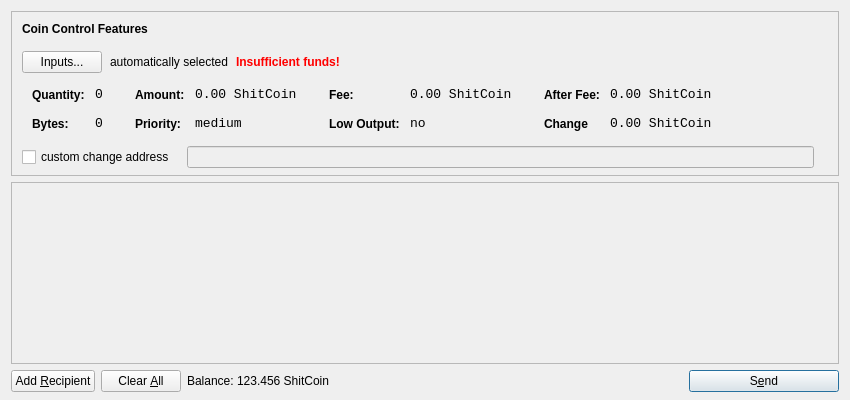
<?xml version="1.0" encoding="UTF-8"?>
<ui version="4.0">
 <class>SendCoinsDialog</class>
 <widget class="QDialog" name="SendCoinsDialog">
  <property name="geometry">
   <rect>
    <x>0</x>
    <y>0</y>
    <width>850</width>
    <height>400</height>
   </rect>
  </property>
  <property name="windowTitle">
   <string>Send Coins</string>
  </property>
  <layout class="QVBoxLayout" name="verticalLayout" stretch="0,1,0">
   <property name="bottomMargin">
    <number>8</number>
   </property>
   <item>
    <widget class="QFrame" name="frameCoinControl">
     <property name="sizePolicy">
      <sizepolicy hsizetype="Expanding" vsizetype="Expanding">
       <horstretch>0</horstretch>
       <verstretch>0</verstretch>
      </sizepolicy>
     </property>
     <property name="maximumSize">
      <size>
       <width>16777215</width>
       <height>16777215</height>
      </size>
     </property>
     <property name="frameShape">
      <enum>QFrame::StyledPanel</enum>
     </property>
     <property name="frameShadow">
      <enum>QFrame::Sunken</enum>
     </property>
     <layout class="QVBoxLayout" name="verticalLayoutCoinControl2">
      <property name="spacing">
       <number>6</number>
      </property>
      <property name="leftMargin">
       <number>0</number>
      </property>
      <property name="topMargin">
       <number>0</number>
      </property>
      <property name="rightMargin">
       <number>0</number>
      </property>
      <property name="bottomMargin">
       <number>6</number>
      </property>
      <item>
       <layout class="QVBoxLayout" name="verticalLayoutCoinControl" stretch="0,0,0,0,1">
        <property name="spacing">
         <number>0</number>
        </property>
        <property name="leftMargin">
         <number>10</number>
        </property>
        <property name="topMargin">
         <number>10</number>
        </property>
        <item>
         <layout class="QHBoxLayout" name="horizontalLayoutCoinControl1">
          <property name="bottomMargin">
           <number>15</number>
          </property>
          <item>
           <widget class="QLabel" name="labelCoinControlFeatures">
            <property name="sizePolicy">
             <sizepolicy hsizetype="Preferred" vsizetype="Maximum">
              <horstretch>0</horstretch>
              <verstretch>0</verstretch>
             </sizepolicy>
            </property>
            <property name="font">
             <font>
              <weight>75</weight>
              <bold>true</bold>
             </font>
            </property>
            <property name="styleSheet">
             <string notr="true">font-weight:bold;</string>
            </property>
            <property name="text">
             <string>Coin Control Features</string>
            </property>
           </widget>
          </item>
         </layout>
        </item>
        <item>
         <layout class="QHBoxLayout" name="horizontalLayoutCoinControl2" stretch="0,0,0,0">
          <property name="spacing">
           <number>8</number>
          </property>
          <property name="bottomMargin">
           <number>10</number>
          </property>
          <item>
           <widget class="QPushButton" name="pushButtonCoinControl">
            <property name="styleSheet">
             <string notr="true"/>
            </property>
            <property name="text">
             <string>Inputs...</string>
            </property>
           </widget>
          </item>
          <item>
           <widget class="QLabel" name="labelCoinControlAutomaticallySelected">
            <property name="text">
             <string>automatically selected</string>
            </property>
            <property name="margin">
             <number>5</number>
            </property>
           </widget>
          </item>
          <item>
           <widget class="QLabel" name="labelCoinControlInsuffFunds">
            <property name="font">
             <font>
              <weight>75</weight>
              <bold>true</bold>
             </font>
            </property>
            <property name="styleSheet">
             <string notr="true">color:red;font-weight:bold;</string>
            </property>
            <property name="text">
             <string>Insufficient funds!</string>
            </property>
            <property name="margin">
             <number>5</number>
            </property>
           </widget>
          </item>
          <item>
           <spacer name="horizontalSpacerCoinControl">
            <property name="orientation">
             <enum>Qt::Horizontal</enum>
            </property>
            <property name="sizeHint" stdset="0">
             <size>
              <width>40</width>
              <height>1</height>
             </size>
            </property>
           </spacer>
          </item>
         </layout>
        </item>
        <item>
         <widget class="QWidget" name="widgetCoinControl" native="true">
          <property name="sizePolicy">
           <sizepolicy hsizetype="Preferred" vsizetype="Preferred">
            <horstretch>0</horstretch>
            <verstretch>0</verstretch>
           </sizepolicy>
          </property>
          <property name="minimumSize">
           <size>
            <width>0</width>
            <height>0</height>
           </size>
          </property>
          <property name="styleSheet">
           <string notr="true"/>
          </property>
          <layout class="QHBoxLayout" name="horizontalLayoutCoinControl5">
           <property name="margin">
            <number>0</number>
           </property>
           <item>
            <layout class="QHBoxLayout" name="horizontalLayoutCoinControl3" stretch="0,0,0,1">
             <property name="spacing">
              <number>20</number>
             </property>
             <property name="topMargin">
              <number>0</number>
             </property>
             <property name="bottomMargin">
              <number>10</number>
             </property>
             <item>
              <layout class="QFormLayout" name="formLayoutCoinControl1">
               <property name="horizontalSpacing">
                <number>10</number>
               </property>
               <property name="verticalSpacing">
                <number>14</number>
               </property>
               <property name="leftMargin">
                <number>10</number>
               </property>
               <property name="topMargin">
                <number>4</number>
               </property>
               <property name="rightMargin">
                <number>6</number>
               </property>
               <item row="0" column="0">
                <widget class="QLabel" name="labelCoinControlQuantityText">
                 <property name="styleSheet">
                  <string notr="true">font-weight:bold;</string>
                 </property>
                 <property name="text">
                  <string>Quantity:</string>
                 </property>
                 <property name="margin">
                  <number>0</number>
                 </property>
                </widget>
               </item>
               <item row="0" column="1">
                <widget class="QLabel" name="labelCoinControlQuantity">
                 <property name="font">
                  <font>
                   <family>Monospace</family>
                   <pointsize>10</pointsize>
                  </font>
                 </property>
                 <property name="cursor">
                  <cursorShape>IBeamCursor</cursorShape>
                 </property>
                 <property name="contextMenuPolicy">
                  <enum>Qt::ActionsContextMenu</enum>
                 </property>
                 <property name="text">
                  <string>0</string>
                 </property>
                 <property name="margin">
                  <number>0</number>
                 </property>
                 <property name="textInteractionFlags">
                  <set>Qt::LinksAccessibleByMouse|Qt::TextSelectableByKeyboard|Qt::TextSelectableByMouse</set>
                 </property>
                </widget>
               </item>
               <item row="1" column="0">
                <widget class="QLabel" name="labelCoinControlBytesText">
                 <property name="styleSheet">
                  <string notr="true">font-weight:bold;</string>
                 </property>
                 <property name="text">
                  <string>Bytes:</string>
                 </property>
                </widget>
               </item>
               <item row="1" column="1">
                <widget class="QLabel" name="labelCoinControlBytes">
                 <property name="font">
                  <font>
                   <family>Monospace</family>
                   <pointsize>10</pointsize>
                  </font>
                 </property>
                 <property name="cursor">
                  <cursorShape>IBeamCursor</cursorShape>
                 </property>
                 <property name="contextMenuPolicy">
                  <enum>Qt::ActionsContextMenu</enum>
                 </property>
                 <property name="text">
                  <string>0</string>
                 </property>
                 <property name="textInteractionFlags">
                  <set>Qt::LinksAccessibleByMouse|Qt::TextSelectableByKeyboard|Qt::TextSelectableByMouse</set>
                 </property>
                </widget>
               </item>
              </layout>
             </item>
             <item>
              <layout class="QFormLayout" name="formLayoutCoinControl2">
               <property name="horizontalSpacing">
                <number>10</number>
               </property>
               <property name="verticalSpacing">
                <number>14</number>
               </property>
               <property name="leftMargin">
                <number>6</number>
               </property>
               <property name="topMargin">
                <number>4</number>
               </property>
               <property name="rightMargin">
                <number>6</number>
               </property>
               <item row="0" column="0">
                <widget class="QLabel" name="labelCoinControlAmountText">
                 <property name="styleSheet">
                  <string notr="true">font-weight:bold;</string>
                 </property>
                 <property name="text">
                  <string>Amount:</string>
                 </property>
                 <property name="margin">
                  <number>0</number>
                 </property>
                </widget>
               </item>
               <item row="0" column="1">
                <widget class="QLabel" name="labelCoinControlAmount">
                 <property name="font">
                  <font>
                   <family>Monospace</family>
                   <pointsize>10</pointsize>
                  </font>
                 </property>
                 <property name="cursor">
                  <cursorShape>IBeamCursor</cursorShape>
                 </property>
                 <property name="contextMenuPolicy">
                  <enum>Qt::ActionsContextMenu</enum>
                 </property>
                 <property name="text">
                  <string>0.00 ShitCoin</string>
                 </property>
                 <property name="textInteractionFlags">
                  <set>Qt::LinksAccessibleByMouse|Qt::TextSelectableByKeyboard|Qt::TextSelectableByMouse</set>
                 </property>
                </widget>
               </item>
               <item row="1" column="0">
                <widget class="QLabel" name="labelCoinControlPriorityText">
                 <property name="styleSheet">
                  <string notr="true">font-weight:bold;</string>
                 </property>
                 <property name="text">
                  <string>Priority:</string>
                 </property>
                </widget>
               </item>
               <item row="1" column="1">
                <widget class="QLabel" name="labelCoinControlPriority">
                 <property name="font">
                  <font>
                   <family>Monospace</family>
                   <pointsize>10</pointsize>
                  </font>
                 </property>
                 <property name="cursor">
                  <cursorShape>IBeamCursor</cursorShape>
                 </property>
                 <property name="contextMenuPolicy">
                  <enum>Qt::ActionsContextMenu</enum>
                 </property>
                 <property name="text">
                  <string>medium</string>
                 </property>
                 <property name="textInteractionFlags">
                  <set>Qt::LinksAccessibleByMouse|Qt::TextSelectableByKeyboard|Qt::TextSelectableByMouse</set>
                 </property>
                </widget>
               </item>
              </layout>
             </item>
             <item>
              <layout class="QFormLayout" name="formLayoutCoinControl3">
               <property name="horizontalSpacing">
                <number>10</number>
               </property>
               <property name="verticalSpacing">
                <number>14</number>
               </property>
               <property name="leftMargin">
                <number>6</number>
               </property>
               <property name="topMargin">
                <number>4</number>
               </property>
               <property name="rightMargin">
                <number>6</number>
               </property>
               <item row="0" column="0">
                <widget class="QLabel" name="labelCoinControlFeeText">
                 <property name="styleSheet">
                  <string notr="true">font-weight:bold;</string>
                 </property>
                 <property name="text">
                  <string>Fee:</string>
                 </property>
                 <property name="margin">
                  <number>0</number>
                 </property>
                </widget>
               </item>
               <item row="0" column="1">
                <widget class="QLabel" name="labelCoinControlFee">
                 <property name="font">
                  <font>
                   <family>Monospace</family>
                   <pointsize>10</pointsize>
                  </font>
                 </property>
                 <property name="cursor">
                  <cursorShape>IBeamCursor</cursorShape>
                 </property>
                 <property name="contextMenuPolicy">
                  <enum>Qt::ActionsContextMenu</enum>
                 </property>
                 <property name="text">
                  <string>0.00 ShitCoin</string>
                 </property>
                 <property name="textInteractionFlags">
                  <set>Qt::LinksAccessibleByMouse|Qt::TextSelectableByKeyboard|Qt::TextSelectableByMouse</set>
                 </property>
                </widget>
               </item>
               <item row="1" column="0">
                <widget class="QLabel" name="labelCoinControlLowOutputText">
                 <property name="styleSheet">
                  <string notr="true">font-weight:bold;</string>
                 </property>
                 <property name="text">
                  <string>Low Output:</string>
                 </property>
                </widget>
               </item>
               <item row="1" column="1">
                <widget class="QLabel" name="labelCoinControlLowOutput">
                 <property name="font">
                  <font>
                   <family>Monospace</family>
                   <pointsize>10</pointsize>
                  </font>
                 </property>
                 <property name="cursor">
                  <cursorShape>IBeamCursor</cursorShape>
                 </property>
                 <property name="contextMenuPolicy">
                  <enum>Qt::ActionsContextMenu</enum>
                 </property>
                 <property name="text">
                  <string>no</string>
                 </property>
                 <property name="textInteractionFlags">
                  <set>Qt::LinksAccessibleByMouse|Qt::TextSelectableByKeyboard|Qt::TextSelectableByMouse</set>
                 </property>
                </widget>
               </item>
              </layout>
             </item>
             <item>
              <layout class="QFormLayout" name="formLayoutCoinControl4">
               <property name="horizontalSpacing">
                <number>10</number>
               </property>
               <property name="verticalSpacing">
                <number>14</number>
               </property>
               <property name="leftMargin">
                <number>6</number>
               </property>
               <property name="topMargin">
                <number>4</number>
               </property>
               <property name="rightMargin">
                <number>6</number>
               </property>
               <item row="0" column="0">
                <widget class="QLabel" name="labelCoinControlAfterFeeText">
                 <property name="styleSheet">
                  <string notr="true">font-weight:bold;</string>
                 </property>
                 <property name="text">
                  <string>After Fee:</string>
                 </property>
                 <property name="margin">
                  <number>0</number>
                 </property>
                </widget>
               </item>
               <item row="0" column="1">
                <widget class="QLabel" name="labelCoinControlAfterFee">
                 <property name="font">
                  <font>
                   <family>Monospace</family>
                   <pointsize>10</pointsize>
                  </font>
                 </property>
                 <property name="cursor">
                  <cursorShape>IBeamCursor</cursorShape>
                 </property>
                 <property name="contextMenuPolicy">
                  <enum>Qt::ActionsContextMenu</enum>
                 </property>
                 <property name="text">
                  <string>0.00 ShitCoin</string>
                 </property>
                 <property name="textInteractionFlags">
                  <set>Qt::LinksAccessibleByMouse|Qt::TextSelectableByKeyboard|Qt::TextSelectableByMouse</set>
                 </property>
                </widget>
               </item>
               <item row="1" column="0">
                <widget class="QLabel" name="labelCoinControlChangeText">
                 <property name="styleSheet">
                  <string notr="true">font-weight:bold;</string>
                 </property>
                 <property name="text">
                  <string>Change</string>
                 </property>
                </widget>
               </item>
               <item row="1" column="1">
                <widget class="QLabel" name="labelCoinControlChange">
                 <property name="font">
                  <font>
                   <family>Monospace</family>
                   <pointsize>10</pointsize>
                  </font>
                 </property>
                 <property name="cursor">
                  <cursorShape>IBeamCursor</cursorShape>
                 </property>
                 <property name="contextMenuPolicy">
                  <enum>Qt::ActionsContextMenu</enum>
                 </property>
                 <property name="text">
                  <string>0.00 ShitCoin</string>
                 </property>
                 <property name="textInteractionFlags">
                  <set>Qt::LinksAccessibleByMouse|Qt::TextSelectableByKeyboard|Qt::TextSelectableByMouse</set>
                 </property>
                </widget>
               </item>
              </layout>
             </item>
            </layout>
           </item>
          </layout>
         </widget>
        </item>
        <item>
         <layout class="QHBoxLayout" name="horizontalLayoutCoinControl4" stretch="0,0,0">
          <property name="spacing">
           <number>12</number>
          </property>
          <property name="sizeConstraint">
           <enum>QLayout::SetDefaultConstraint</enum>
          </property>
          <property name="topMargin">
           <number>5</number>
          </property>
          <property name="rightMargin">
           <number>5</number>
          </property>
          <item>
           <widget class="QCheckBox" name="checkBoxCoinControlChange">
            <property name="text">
             <string>custom change address</string>
            </property>
           </widget>
          </item>
          <item>
           <widget class="QLineEdit" name="lineEditCoinControlChange">
            <property name="enabled">
             <bool>false</bool>
            </property>
            <property name="sizePolicy">
             <sizepolicy hsizetype="Expanding" vsizetype="Fixed">
              <horstretch>0</horstretch>
              <verstretch>0</verstretch>
             </sizepolicy>
            </property>
           </widget>
          </item>
          <item>
           <widget class="QLabel" name="labelCoinControlChangeLabel">
            <property name="sizePolicy">
             <sizepolicy hsizetype="Preferred" vsizetype="Expanding">
              <horstretch>0</horstretch>
              <verstretch>0</verstretch>
             </sizepolicy>
            </property>
            <property name="minimumSize">
             <size>
              <width>0</width>
              <height>0</height>
             </size>
            </property>
            <property name="text">
             <string/>
            </property>
            <property name="margin">
             <number>3</number>
            </property>
           </widget>
          </item>
         </layout>
        </item>
        <item>
         <spacer name="verticalSpacerCoinControl">
          <property name="orientation">
           <enum>Qt::Vertical</enum>
          </property>
          <property name="sizeHint" stdset="0">
           <size>
            <width>800</width>
            <height>1</height>
           </size>
          </property>
         </spacer>
        </item>
       </layout>
      </item>
     </layout>
    </widget>
   </item>
   <item>
    <widget class="QScrollArea" name="scrollArea">
     <property name="widgetResizable">
      <bool>true</bool>
     </property>
     <widget class="QWidget" name="scrollAreaWidgetContents">
      <property name="geometry">
       <rect>
        <x>0</x>
        <y>0</y>
        <width>830</width>
        <height>162</height>
       </rect>
      </property>
      <layout class="QVBoxLayout" name="verticalLayout_2">
       <property name="margin">
        <number>0</number>
       </property>
       <item>
        <layout class="QVBoxLayout" name="entries">
         <property name="spacing">
          <number>6</number>
         </property>
        </layout>
       </item>
       <item>
        <spacer name="verticalSpacer">
         <property name="orientation">
          <enum>Qt::Vertical</enum>
         </property>
         <property name="sizeHint" stdset="0">
          <size>
           <width>20</width>
           <height>40</height>
          </size>
         </property>
        </spacer>
       </item>
      </layout>
     </widget>
    </widget>
   </item>
   <item>
    <layout class="QHBoxLayout" name="horizontalLayout">
     <item>
      <widget class="QPushButton" name="addButton">
       <property name="toolTip">
        <string>Send to multiple recipients at once</string>
       </property>
       <property name="text">
        <string>Add &amp;Recipient</string>
       </property>
       <property name="icon">
        <iconset resource="../bitcoin.qrc">
         <normaloff>:/icons/add</normaloff>:/icons/add</iconset>
       </property>
       <property name="autoDefault">
        <bool>false</bool>
       </property>
      </widget>
     </item>
     <item>
      <widget class="QPushButton" name="clearButton">
       <property name="sizePolicy">
        <sizepolicy hsizetype="Minimum" vsizetype="Fixed">
         <horstretch>0</horstretch>
         <verstretch>0</verstretch>
        </sizepolicy>
       </property>
       <property name="toolTip">
        <string>Remove all transaction fields</string>
       </property>
       <property name="text">
        <string>Clear &amp;All</string>
       </property>
       <property name="icon">
        <iconset resource="../bitcoin.qrc">
         <normaloff>:/icons/remove</normaloff>:/icons/remove</iconset>
       </property>
       <property name="autoRepeatDelay">
        <number>300</number>
       </property>
       <property name="autoDefault">
        <bool>false</bool>
       </property>
      </widget>
     </item>
     <item>
      <layout class="QHBoxLayout" name="horizontalLayout_2">
       <property name="spacing">
        <number>3</number>
       </property>
       <item>
        <widget class="QLabel" name="label">
         <property name="sizePolicy">
          <sizepolicy hsizetype="Preferred" vsizetype="Fixed">
           <horstretch>0</horstretch>
           <verstretch>0</verstretch>
          </sizepolicy>
         </property>
         <property name="text">
          <string>Balance:</string>
         </property>
        </widget>
       </item>
       <item>
        <widget class="QLabel" name="labelBalance">
         <property name="sizePolicy">
          <sizepolicy hsizetype="Preferred" vsizetype="Fixed">
           <horstretch>0</horstretch>
           <verstretch>0</verstretch>
          </sizepolicy>
         </property>
         <property name="cursor">
          <cursorShape>IBeamCursor</cursorShape>
         </property>
         <property name="text">
          <string>123.456 ShitCoin</string>
         </property>
         <property name="textInteractionFlags">
          <set>Qt::LinksAccessibleByMouse|Qt::TextSelectableByKeyboard|Qt::TextSelectableByMouse</set>
         </property>
        </widget>
       </item>
      </layout>
     </item>
     <item>
      <spacer name="horizontalSpacer">
       <property name="orientation">
        <enum>Qt::Horizontal</enum>
       </property>
       <property name="sizeHint" stdset="0">
        <size>
         <width>40</width>
         <height>20</height>
        </size>
       </property>
      </spacer>
     </item>
     <item>
      <widget class="QPushButton" name="sendButton">
       <property name="minimumSize">
        <size>
         <width>150</width>
         <height>0</height>
        </size>
       </property>
       <property name="toolTip">
        <string>Confirm the send action</string>
       </property>
       <property name="text">
        <string>S&amp;end</string>
       </property>
       <property name="icon">
        <iconset resource="../bitcoin.qrc">
         <normaloff>:/icons/send</normaloff>:/icons/send</iconset>
       </property>
       <property name="default">
        <bool>true</bool>
       </property>
      </widget>
     </item>
    </layout>
   </item>
  </layout>
 </widget>
 <resources>
  <include location="../bitcoin.qrc"/>
 </resources>
 <connections/>
</ui>
